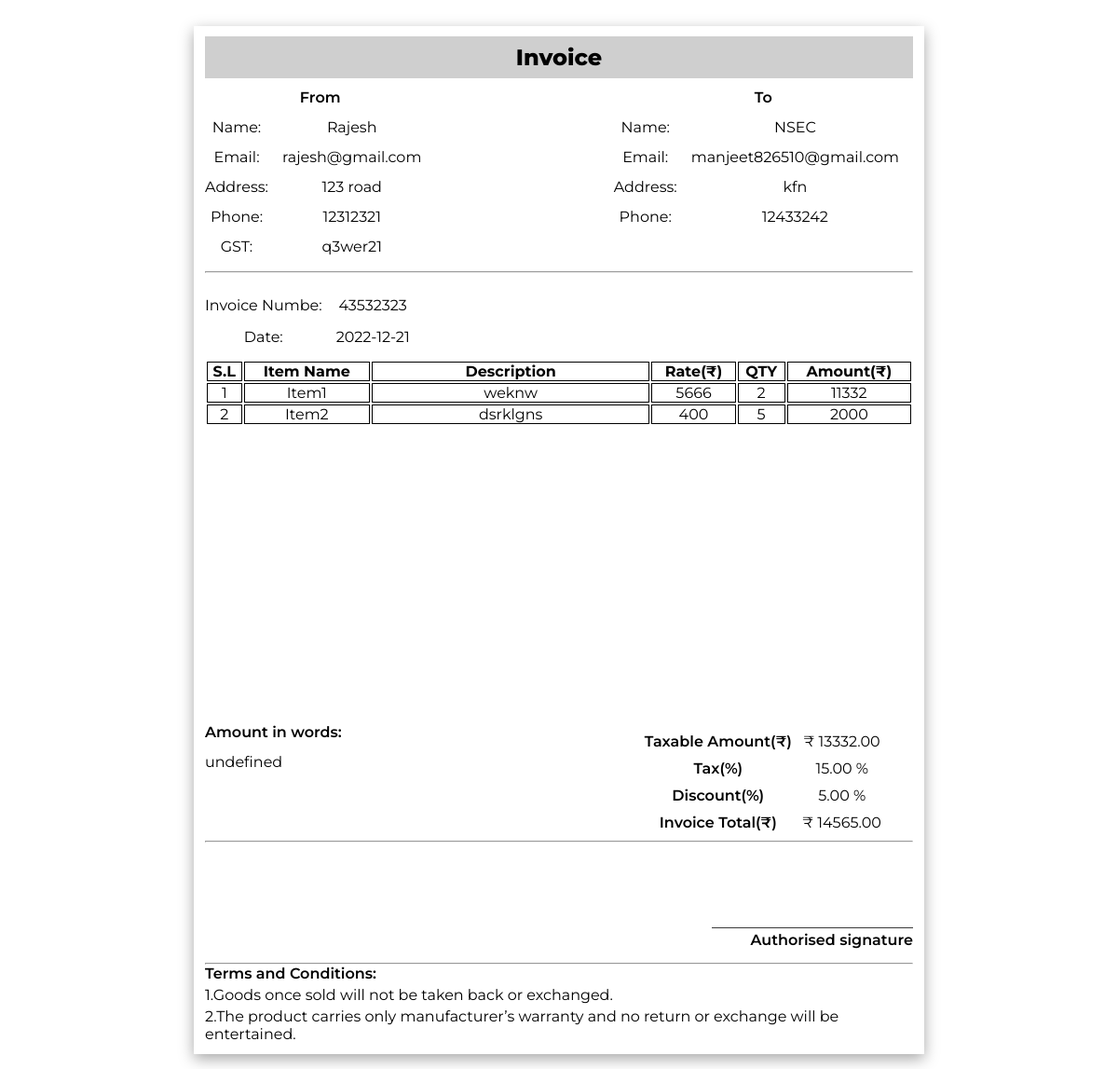
Screenshot of /view_invoice.php?inv_id=43532323&what=view (signed in) with the database file from the repository.
### tables this page shows
CREATE TABLE `user_additional_info` (
  `username` varchar(20) NOT NULL,
  `name` varchar(20) NOT NULL,
  `email` varchar(50) NOT NULL,
  `address` varchar(50) NOT NULL,
  `phone` bigint(50) NOT NULL,
  `GST` varchar(20) NOT NULL,
  `inv_id` varchar(20) NOT NULL
);

CREATE TABLE `cust_info` (
  `inv_id` varchar(20) NOT NULL,
  `cname` varchar(20) NOT NULL,
  `caddress` varchar(50) NOT NULL,
  `cphone` varchar(20) NOT NULL,
  `cemail` varchar(50) NOT NULL,
  `username` varchar(20) NOT NULL
);

CREATE TABLE `total_details` (
  `inv_id` varchar(20) NOT NULL,
  `subtotal` decimal(10, 2) NOT NULL,
  `tax` decimal(10, 2) NOT NULL,
  `discount` decimal(10, 2) NOT NULL,
  `total` decimal(10, 2) NOT NULL,
  `date` date NOT NULL,
  `username` varchar(20) NOT NULL
);

CREATE TABLE `inv_info` (
  `inv_id` int(20) NOT NULL,
  `item_name` varchar(50) NOT NULL,
  `item_desc` varchar(150) NOT NULL,
  `item_rate` int(50) NOT NULL,
  `item_qty` int(50) NOT NULL,
  `item_total` int(100) NOT NULL
);

### view_invoice.php (the view, shortened to what this page needs)
<?php
include 'partials/_dbconnect.php';
$usernamee = $_SESSION['username'];
$inv_id = -1;
if (isset($_GET) && $_GET) {
    $inv_id = $_GET['inv_id'];
}
?>
<?php
$Usql = "SELECT * FROM `user_additional_info` WHERE username='$usernamee' and inv_id='$inv_id'";
$Uresult = mysqli_query($conn, $Usql);
$Bname = "";
$Bemail = "";
$Baddress = "";
$Bphone = "";
$BGST = "";
while ($row = mysqli_fetch_assoc($Uresult)) {
    $Bname = $row['name'];
    $Bemail = $row['email'];
    $Baddress = $row['address'];
    $Bphone = $row['phone'];
    $BGST = $row['GST'];
}
$Csql = "SELECT * FROM `cust_info` WHERE inv_id='$inv_id'";
$Cresult = mysqli_query($conn, $Csql);
$Cname = "";
$Caddress = "";
$Cphone = "";
$Cemail = "";
while ($row2 = mysqli_fetch_assoc($Cresult)) {
    $Cname = $row2['cname'];
    $Caddress = $row2['caddress'];
    $Cphone = $row2['cphone'];
    $Cemail = $row2['cemail'];
}
$Isql = "SELECT * FROM `total_details` WHERE inv_id='$inv_id'";
$Iresult = mysqli_query($conn, $Isql);
$subtotal = "";
$tax = "";
$discount = "";
$total = "";
$date = "";
while ($row3 = mysqli_fetch_assoc($Iresult)) {
    $subtotal = $row3['subtotal'];
    $tax = $row3['tax'];
    $discount = $row3['discount'];
    $total = $row3['total'];
    $date = $row3['date'];
}
?>
<!DOCTYPE html>
<html lang="en">
<head>
    <link rel="stylesheet" href="view_style.css?v=<?php echo time(); ?>">
</head>
<body>
    <div class="container" id="print-this">
        <div class="add-form">
            <div class="invoice-h1">
                <p>Invoice</p>
            </div>
            <div class="header-info">
                <div class="left-info">
                    <p>From</p>
                    <table>
                        <tr>
                            <td>Name:</td>
                            <td>
                                <?php echo $Bname ?>
                            </td>
                        </tr>
                        <tr>
                            <td>Email:</td>
                            <td>
                                <?php echo $Bemail ?>
                            </td>
                        </tr>
                        <tr>
                            <td>Address:</td>
                            <td>
                                <?php echo $Baddress ?>
                            </td>
                        </tr>
                        <tr>
                            <td>Phone:</td>
                            <td>
                                <?php echo $Bphone ?>
                            </td>
                        </tr>
                        <tr>
                            <td>GST:</td>
                            <td>
                                <?php echo $BGST ?>
                            </td>
                        </tr>
                    </table>
                </div>
                <div class="right-info">
                    <p>To</p>
                    <table>
                        <tr>
                            <td>Name:</td>
                            <td>
                                <?php echo $Cname ?>
                            </td>
                        </tr>
                        <tr>
                            <td>Email:</td>
                            <td>
                                <?php echo $Cemail ?>
                            </td>
                        </tr>
                        <tr>
                            <td>Address:</td>
                            <td>
                                <?php echo $Caddress ?>
                            </td>
                        </tr>
                        <tr>
                            <td>Phone:</td>
                            <td>
                                <?php echo $Cphone ?>
                            </td>
                        </tr>
                    </table>
                </div>
            </div>
            <hr>
            <div class="add-box">
                <table>
                    <tr>
                        <td>Invoice Numbe:</td>
                        <td>
                            <?php echo $inv_id ?>
                        </td>
                    </tr>
                    <tr>
                        <td>Date:</td>
                        <td>
                            <?php echo $date ?>
                        </td>
                    </tr>
                </table>
            </div>
            <table id="items-table" class="display cell-border">
                <thead>
                    <tr>
                        <th class="no-border"> S.L</th>
                        <th class="no-border"> Item Name</th>
                        <th class="no-border" style="width: 40%;">Description</th>
                        <th class="no-border">Rate(₹)</th>
                        <th class="no-border">QTY</th>
                        <th class="no-border">Amount(₹)</th>
                    </tr>
                </thead>
                <tbody>
                    <?php
                    $Itemsql = "SELECT * FROM `inv_info` WHERE inv_id='$inv_id'";
                    $itemresult = mysqli_query($conn, $Itemsql);
                    $num = 1;
                    while ($row4 = mysqli_fetch_assoc($itemresult)) {
                        $itemname = $row4['item_name'];
                        $itemdesc = $row4['item_desc'];
                        $itemrate = $row4['item_rate'];
                        $itemqty = $row4['item_qty'];
                        $itemtotal = $row4['item_total'];
                        echo '<tr id="row' . $num . '" class="row' . $num . '">
                                <td class="no-border">' . $num . '</td>
                                <td class="no-border">' . $itemname . '
                                </td>
                                <td class="no-border" style="width: 40%;">' . $itemdesc . '
                                </td>
                                <td class="no-border">' . $itemrate . '
                                </td>
                                <td class="no-border" id="qty">' . $itemqty . '</td>
                                <td class="no-border amt">' . $itemtotal . '
                                </td>
                            </tr>';
                        $num = $num + 1;
                    }
                    ?>
                </tbody>
            </table>
            <footer class="footer">
                <div class="total">
                    <div class="words">
                        <p class="bold">Amount in words:</p>
                        <p id="words-here">One thousand one hundred and one</p>
                    </div>
                    <table id="total-table">
                        <tr>
                            <td class="bold">Taxable Amount(₹)</td>
                            <td>₹
                                <?php echo $subtotal ?>
                            </td>
                        </tr>
                        <tr>
                            <td class="bold">Tax(%)</td>
                            <td>
                                <?php echo $tax ?> %
                            </td>
                        </tr>
                        <tr>
                            <td class="bold">Discount(%)</td>
                            <td>
                                <?php echo $discount ?> %
                            </td>
                        </tr>
                        <tr>
                            <td class="bold">Invoice Total(₹)</td>
                            <td id="total">₹
                                <?php echo $total ?>
                            </td>
                        </tr>
                    </table>
                </div>
                <hr>
                <div class="signature">
                    <p>___________________________</p>
                    <p class="bold">Authorised signature</p>
                </div>
                <hr>
                <div class="terms-box">
                    <p class="bold">Terms and Conditions:</p>
                    <p>1.Goods once sold will not be taken back or exchanged.</p>
                    <p>2.The product carries only manufacturer’s warranty and no return or exchange will be entertained.
                    </p>
                </div>
            </footer>
        </div>
    </div>
</body>
</html>

### rows the page displays
user_additional_info: name "Rajesh", email "rajesh@gmail.com", address "123 road", phone "12312321", GST "q3wer21"
cust_info: cname "NSEC", cemail "manjeet826510@gmail.com", caddress "kfn", cphone "12433242"
total_details: date "2022-12-21", subtotal "13332.00", tax "15.00", discount "5.00", total "14565.00"
inv_info: item_name "Item1", item_desc "weknw", item_rate "5666", item_qty "2", item_total "11332"
inv_info: item_name "Item2", item_desc "dsrklgns", item_rate "400", item_qty "5", item_total "2000"

### other values shown
$inv_id "43532323"
